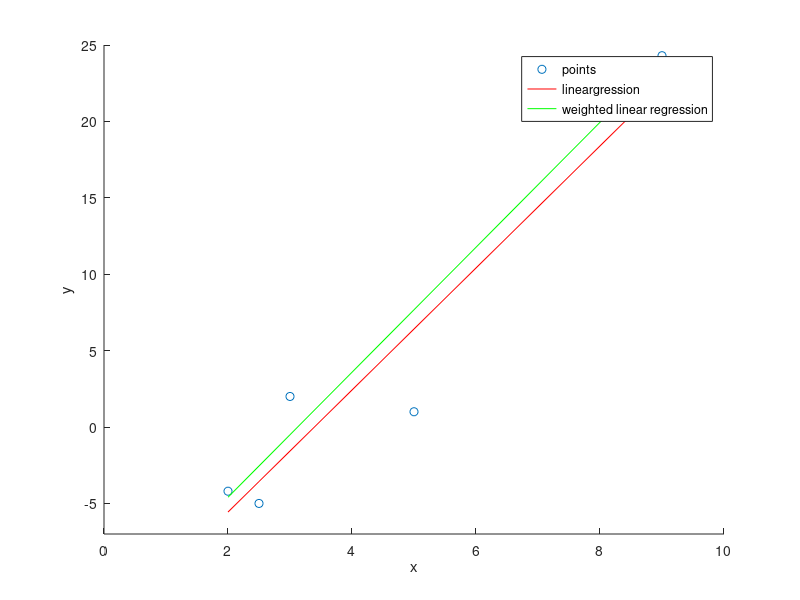

Here is the MATLAB script that generated this plot:
clear all;
x = [2,2.5,3,5,9];

y = [-4.2,-5,2,1,24.3];

figure(1);
hold on;
scatter(x,y);
axis([0,10,-7,25]);

A = [x(1),1; x(2),1; x(3),1; x(4),1; x(5),1];

c = inv(A'*A)*A'*y.';

yr = c(1)*x+c(2);
plot(x,yr,'r');

v = [10 1 1 1 10];
w = diag(v);

cw = inv(A'*w*A)*A'*w*y';


yw = cw(1)*x+cw(2);
plot(x,yw,'g');
legend('points','lineargression','weighted linear regression');
xlabel('x');
ylabel('y');
hold off;

